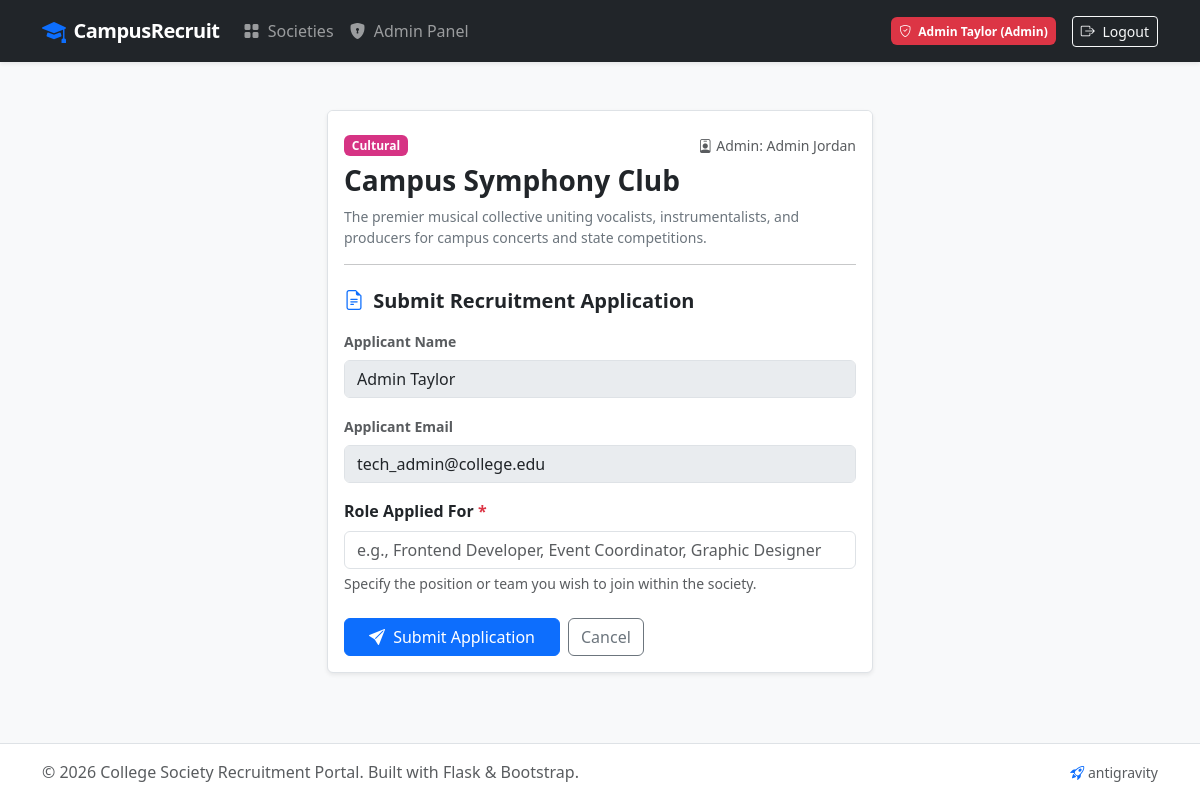
/apply/3 (signed in), run on the app's committed database.
### app.py (models this page shows, shortened)
class User(UserMixin, db.Model):
    __tablename__ = 'users'
    id = db.Column(db.Integer, primary_key=True)
    name = db.Column(db.String(100), nullable=False)
    email = db.Column(db.String(120), unique=True, nullable=False, index=True)
    password_hash = db.Column(db.String(256), nullable=False)
    role = db.Column(db.String(20), nullable=False, default='student')  # 'student' or 'admin'
    managed_societies = db.relationship('Society', backref='admin', lazy=True)
    applications = db.relationship('Application', backref='student', lazy=True)

class Society(db.Model):
    __tablename__ = 'societies'
    id = db.Column(db.Integer, primary_key=True)
    name = db.Column(db.String(100), nullable=False)
    description = db.Column(db.Text, nullable=False)
    category = db.Column(db.String(50), nullable=False)  # e.g., 'Tech', 'Cultural', 'Sports'
    admin_id = db.Column(db.Integer, db.ForeignKey('users.id'), nullable=False)
    applications = db.relationship('Application', backref='society', lazy=True, cascade='all, delete-orphan')

### app.py (the view, shortened to what this page needs)
@app.route('/apply/<int:society_id>', methods=['GET', 'POST'])
@login_required
def apply(society_id):
    society = db.session.get(Society, society_id)
    if not society:
        flash('Society not found.', 'danger')
        return redirect(url_for('index'))
    existing_application = Application.query.filter_by(
        student_id=current_user.id,
        society_id=society.id,
        status='Pending'
    ).first()
    if existing_application:
        flash(f'You already have a pending application for {society.name} ({existing_application.role_applied_for}).', 'warning')
        return redirect(url_for('dashboard'))
    return render_template('apply.html', society=society)

### app.py (called while the page is built)
@login_manager.user_loader
def load_user(user_id):
    return db.session.get(User, int(user_id))

### templates/apply.html (shortened to what this page needs)
{% extends 'layout.html' %}
{% block content %}
<div class="row justify-content-center py-4">
    <div class="col-md-8 col-lg-6">
        <div class="card shadow-sm border">
            <div class="card-header bg-white pt-4 pb-3 border-0">
                <div class="d-flex justify-content-between align-items-center">
                    <span class="badge
                        {% if society.category == 'Tech' %}badge-tech
                        {% elif society.category == 'Cultural' %}badge-cultural
                        {% elif society.category == 'Sports' %}badge-sports
                        {% elif society.category == 'Arts' %}badge-arts
                        {% else %}bg-secondary{% endif %}">
                        {{ society.category }}
                    </span>
                    <small class="text-muted"><i class="bi bi-person-badge me-1"></i>Admin: {{ society.admin.name }}</small>
                </div>
                <h3 class="fw-bold mt-2 text-dark">{{ society.name }}</h3>
                <p class="text-secondary small mb-0">{{ society.description }}</p>
            </div>
            <div class="card-body pt-0">
                <hr class="mt-0 mb-4">
                <h5 class="fw-bold mb-3">
                    <i class="bi bi-file-earmark-text text-primary me-1"></i> Submit Recruitment Application
                </h5>
                <form method="POST" action="{{ url_for('apply', society_id=society.id) }}">
                    <div class="mb-3">
                        <label class="form-label text-muted small fw-semibold">Applicant Name</label>
                        <input type="text" class="form-control" value="{{ current_user.name }}" disabled>
                    </div>
                    <div class="mb-3">
                        <label class="form-label text-muted small fw-semibold">Applicant Email</label>
                        <input type="email" class="form-control" value="{{ current_user.email }}" disabled>
                    </div>
                    <div class="mb-4">
                        <label for="role_applied_for" class="form-label fw-semibold">Role Applied For <span class="text-danger">*</span></label>
                        <input type="text" class="form-control" id="role_applied_for" name="role_applied_for" placeholder="e.g., Frontend Developer, Event Coordinator, Graphic Designer" required autofocus>
                        <div class="form-text">Specify the position or team you wish to join within the society.</div>
                    </div>
                    <div class="d-flex gap-2">
                        <button type="submit" class="btn btn-primary px-4">
                            <i class="bi bi-send-fill me-1"></i> Submit Application
                        </button>
                        <a href="{{ url_for('index') }}" class="btn btn-outline-secondary">
                            Cancel
                        </a>
                    </div>
                </form>
            </div>
        </div>
    </div>
</div>
{% endblock %}

### templates/layout.html (shortened to what this page needs)
<!DOCTYPE html>
<html lang="en">
<head>
    <link href="https://cdn.jsdelivr.net/npm/bootstrap@5.3.3/dist/css/bootstrap.min.css" rel="stylesheet">
    <link rel="stylesheet" href="https://cdn.jsdelivr.net/npm/bootstrap-icons@1.11.3/font/bootstrap-icons.min.css">
</head>
<body>
    <nav class="navbar navbar-expand-lg navbar-dark bg-dark sticky-top shadow-sm">
        <div class="container">
            <a class="navbar-brand d-flex align-items-center" href="{{ url_for('index') }}">
                <i class="bi bi-mortarboard-fill text-primary me-2 fs-4"></i>
                <span>CampusRecruit</span>
            </a>
            <div class="collapse navbar-collapse" id="navbarMain">
                <ul class="navbar-nav me-auto mb-2 mb-lg-0">
                    <li class="nav-item">
                        <a class="nav-link {% if request.endpoint == 'index' %}active{% endif %}" href="{{ url_for('index') }}">
                            <i class="bi bi-grid-fill me-1"></i> Societies
                        </a>
                    </li>
                    {% if current_user.is_authenticated %}
                        {% if current_user.role == 'student' %}
                            <li class="nav-item">
                                <a class="nav-link {% if request.endpoint == 'dashboard' %}active{% endif %}" href="{{ url_for('dashboard') }}">
                                    <i class="bi bi-speedometer2 me-1"></i> My Dashboard
                                </a>
                            </li>
                        {% elif current_user.role == 'admin' %}
                            <li class="nav-item">
                                <a class="nav-link {% if request.endpoint == 'admin_panel' %}active{% endif %}" href="{{ url_for('admin_panel') }}">
                                    <i class="bi bi-shield-lock-fill me-1"></i> Admin Panel
                                </a>
                            </li>
                        {% endif %}
                    {% endif %}
                </ul>
                <ul class="navbar-nav ms-auto align-items-lg-center">
                    {% if current_user.is_authenticated %}
                        <li class="nav-item me-lg-3 my-2 my-lg-0">
                            <span class="badge {% if current_user.role == 'admin' %}bg-danger{% else %}bg-secondary{% endif %} p-2">
                                <i class="bi {% if current_user.role == 'admin' %}bi-shield-check{% else %}bi-person{% endif %} me-1"></i>
                                {{ current_user.name }} ({{ current_user.role|capitalize }})
                            </span>
                        </li>
                        <li class="nav-item">
                            <a class="btn btn-outline-light btn-sm" href="{{ url_for('logout') }}">
                                <i class="bi bi-box-arrow-right me-1"></i> Logout
                            </a>
                        </li>
                    {% endif %}
                </ul>
            </div>
        </div>
    </nav>
    <main class="main-content py-4">
        <div class="container">
            {% block content %}{% endblock %}
        </div>
    </main>
    <footer class="bg-white border-top py-3 text-center text-muted">
        <div class="container d-flex flex-wrap justify-content-between align-items-center">
            <span>&copy; 2026 College Society Recruitment Portal. Built with Flask &amp; Bootstrap.</span>
            <span>
                <a href="{{ url_for('fly') }}" class="text-decoration-none text-muted small" title="Antigravity Easter Egg">
                    <i class="bi bi-rocket-takeoff text-primary"></i> antigravity
                </a>
            </span>
        </div>
    </footer>
</body>
</html>

### templates/layout.html (style rules this page uses)
body { background-color: #f8f9fa; min-height: 100vh; display: flex; flex-direction: column; }
.main-content { flex: 1 0 auto; }
.navbar-brand { font-weight: 700; letter-spacing: -0.5px; }
.card { border: none; box-shadow: 0 0.125rem 0.25rem rgba(0, 0, 0, 0.075); transition: transform 0.2s ease, box-shadow 0.2s ease; }
.badge-cultural { background-color: #d63384; }
footer { margin-top: auto; }

### data on the page
User: name "Admin Taylor", role "Admin", email "tech_admin@college.edu"
Society: category "Cultural", name "Campus Symphony Club", description "The premier musical collective uniting vocalists, instrumentalists, and producers for campus concerts and state competitions."
User: admin.name "Admin Jordan"
